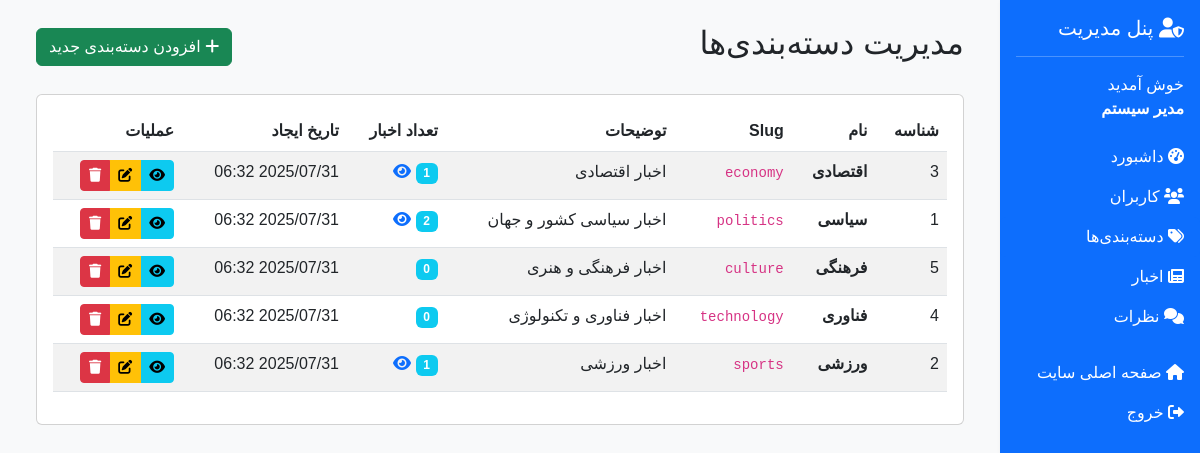
Screenshot of /admin/categories.php (signed in) with the database file from the repository.
### tables this page shows
CREATE TABLE `categories` (
  `id` int NOT NULL,
  `name` varchar(100) NOT NULL,
  `slug` varchar(100) NOT NULL,
  `description` text,
  `created_at` timestamp NULL DEFAULT CURRENT_TIMESTAMP,
  `updated_at` timestamp NULL DEFAULT CURRENT_TIMESTAMP ON UPDATE CURRENT_TIMESTAMP
);

### config/database.php (called while the page is built, shortened)
<?php
function truncateText($text, $length = 150) {
    return $text;
}
function formatPersianDate($date) {
    $timestamp = strtotime($date);
    return date('Y/m/d H:i', $timestamp);
}
?>

### admin/categories.php (the view, shortened to what this page needs)
<?php
require_once '../config/database.php';
$action = $_GET['action'] ?? 'list';
if($action == 'list') {
    $stmt = $pdo->prepare("
        SELECT c.*, COUNT(n.id) as news_count
        FROM categories c
        LEFT JOIN news n ON c.id = n.category_id
        GROUP BY c.id
        ORDER BY c.name
    ");
    $stmt->execute();
    $categories = $stmt->fetchAll();
}
?>
<!DOCTYPE html>
<html lang="fa" dir="rtl">
<head>
    <link href="https://cdnjs.cloudflare.com/ajax/libs/bootstrap/5.3.0/css/bootstrap.rtl.min.css" rel="stylesheet">
    <link href="https://cdnjs.cloudflare.com/ajax/libs/font-awesome/6.0.0/css/all.min.css" rel="stylesheet">
</head>
<body>
    <div class="container-fluid">
        <div class="row">
            <div class="col-md-3 col-lg-2 px-0">
                <div class="sidebar bg-primary text-white">
                    <div class="p-3">
                        <h5><i class="fas fa-user-shield"></i> پنل مدیریت</h5>
                        <hr>
                        <p class="mb-0">خوش آمدید<br><strong><?= $_SESSION['full_name'] ?></strong></p>
                    </div>
                    <ul class="nav nav-pills flex-column">
                        <li class="nav-item">
                            <a class="nav-link text-white" href="dashboard.php">
                                <i class="fas fa-tachometer-alt"></i> داشبورد
                            </a>
                        </li>
                        <li class="nav-item">
                            <a class="nav-link text-white" href="users.php">
                                <i class="fas fa-users"></i> کاربران
                            </a>
                        </li>
                        <li class="nav-item">
                            <a class="nav-link text-white active" href="categories.php">
                                <i class="fas fa-tags"></i> دسته‌بندی‌ها
                            </a>
                        </li>
                        <li class="nav-item">
                            <a class="nav-link text-white" href="news.php">
                                <i class="fas fa-newspaper"></i> اخبار
                            </a>
                        </li>
                        <li class="nav-item">
                            <a class="nav-link text-white" href="comments.php">
                                <i class="fas fa-comments"></i> نظرات
                            </a>
                        </li>
                        <li class="nav-item mt-3">
                            <a class="nav-link text-white" href="../index.php">
                                <i class="fas fa-home"></i> صفحه اصلی سایت
                            </a>
                        </li>
                        <li class="nav-item">
                            <a class="nav-link text-white" href="../auth/logout.php">
                                <i class="fas fa-sign-out-alt"></i> خروج
                            </a>
                        </li>
                    </ul>
                </div>
            </div>
            <div class="col-md-9 col-lg-10">
                <div class="main-content p-4">
                    <?php if($action == 'list'): ?>
                    <div class="d-flex justify-content-between align-items-center mb-4">
                        <h2>مدیریت دسته‌بندی‌ها</h2>
                        <a href="?action=add" class="btn btn-success">
                            <i class="fas fa-plus"></i> افزودن دسته‌بندی جدید
                        </a>
                    </div>
                    <div class="card">
                        <div class="card-body">
                            <div class="table-responsive">
                                <table class="table table-striped">
                                    <thead>
                                        <tr>
                                            <th>شناسه</th>
                                            <th>نام</th>
                                            <th>Slug</th>
                                            <th>توضیحات</th>
                                            <th>تعداد اخبار</th>
                                            <th>تاریخ ایجاد</th>
                                            <th>عملیات</th>
                                        </tr>
                                    </thead>
                                    <tbody>
                                        <?php foreach($categories as $category): ?>
                                        <tr>
                                            <td><?= $category['id'] ?></td>
                                            <td><strong><?= $category['name'] ?></strong></td>
                                            <td><code><?= $category['slug'] ?></code></td>
                                            <td><?= truncateText($category['description'] ?: 'بدون توضیح', 50) ?></td>
                                            <td>
                                                <span class="badge bg-info"><?= $category['news_count'] ?></span>
                                                <?php if($category['news_count'] > 0): ?>
                                                <a href="news.php?category=<?= $category['id'] ?>" class="text-decoration-none">
                                                    <i class="fas fa-eye"></i>
                                                </a>
                                                <?php endif; ?>
                                            </td>
                                            <td><?= formatPersianDate($category['created_at']) ?></td>
                                            <td>
                                                <div class="btn-group" role="group">
                                                    <a href="../category.php?slug=<?= $category['slug'] ?>" class="btn btn-sm btn-info" target="_blank">
                                                        <i class="fas fa-eye"></i>
                                                    </a>
                                                    <a href="?action=edit&id=<?= $category['id'] ?>" class="btn btn-sm btn-warning">
                                                        <i class="fas fa-edit"></i>
                                                    </a>
                                                    <a href="?delete=<?= $category['id'] ?>" class="btn btn-sm btn-danger"
                                                       onclick="return confirm('آیا از حذف این دسته‌بندی اطمینان دارید؟<?= $category['news_count'] > 0 ? ' (این دسته‌بندی حاوی ' . $category['news_count'] . ' خبر است)' : '' ?>')">
                                                        <i class="fas fa-trash"></i>
                                                    </a>
                                                </div>
                                            </td>
                                        </tr>
                                        <?php endforeach; ?>
                                    </tbody>
                                </table>
                            </div>
                        </div>
                    </div>
                    <?php endif; ?>
                </div>
            </div>
        </div>
    </div>
</body>
</html>

### admin/categories.php (style rules this page uses)
body { font-family: 'Tahoma', sans-serif; background: #f8f9fa; }
.sidebar { min-height: 100vh; box-shadow: 2px 0 5px rgba(0,0,0,0.1); }
.main-content { min-height: 100vh; }

### rows the page displays
categories: id "3", name "اقتصادی", slug "economy", description "اخبار اقتصادی", news_count "1", created_at "2025/07/31 06:32"
categories: id "1", name "سیاسی", slug "politics", description "اخبار سیاسی کشور و جهان", news_count "2", created_at "2025/07/31 06:32"
categories: id "5", name "فرهنگی", slug "culture", description "اخبار فرهنگی و هنری", news_count "0", created_at "2025/07/31 06:32"
categories: id "4", name "فناوری", slug "technology", description "اخبار فناوری و تکنولوژی", news_count "0", created_at "2025/07/31 06:32"
categories: id "2", name "ورزشی", slug "sports", description "اخبار ورزشی", news_count "1", created_at "2025/07/31 06:32"

### other values shown
$_SESSION['full_name'] "مدیر سیستم"
